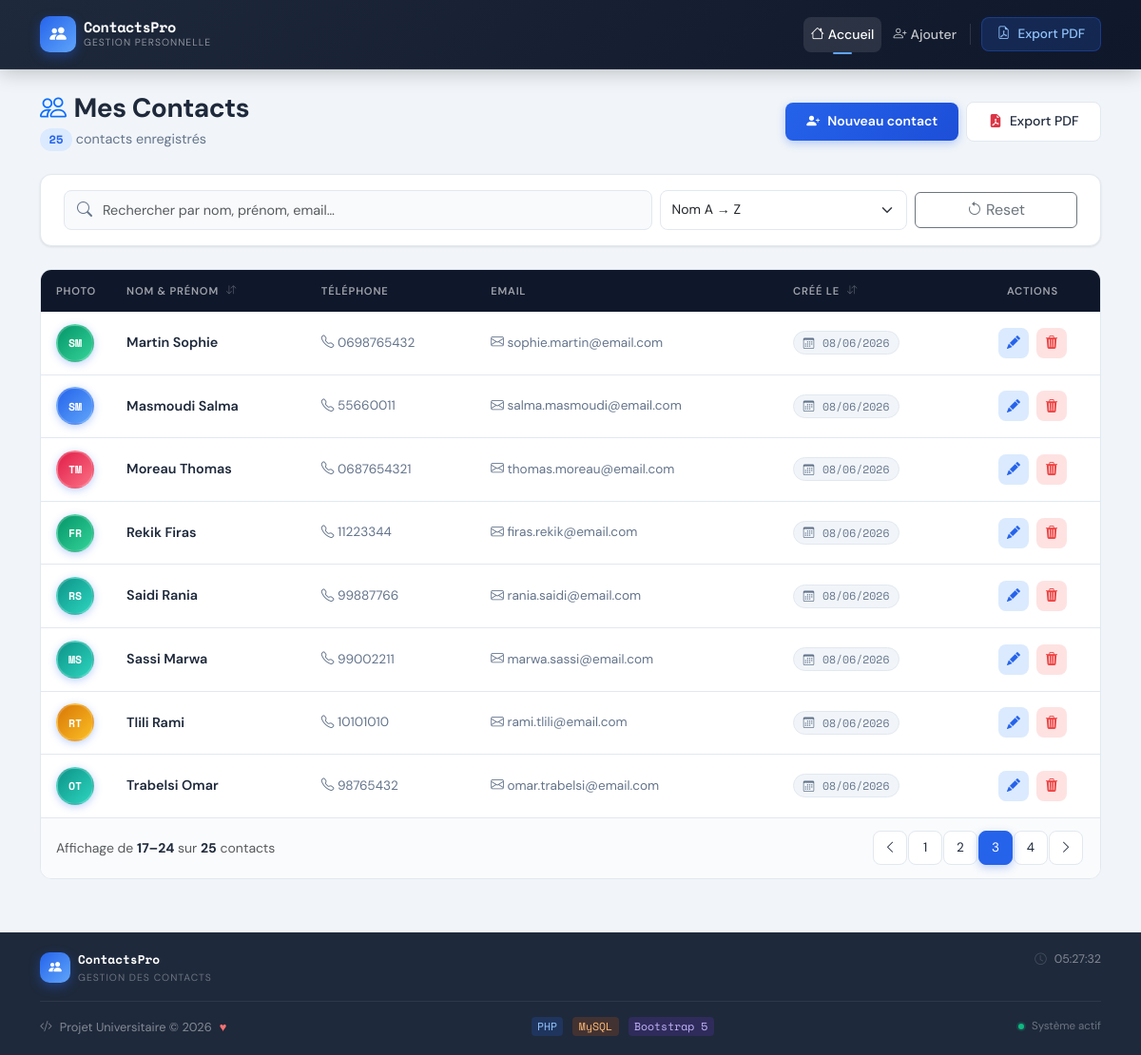
/index.php?sort=nom_asc&page=3, run on the app's committed database.
### tables this page shows
CREATE TABLE `contacts` (
  `id`          INT(11)       NOT NULL AUTO_INCREMENT,
  `nom`         VARCHAR(50)   NOT NULL,
  `prenom`      VARCHAR(50)   NOT NULL,
  `telephone`   VARCHAR(20)   NOT NULL,
  `email`       VARCHAR(100)  NOT NULL,
  `photo`       VARCHAR(255)  DEFAULT NULL,
  `created_at`  TIMESTAMP     NOT NULL DEFAULT CURRENT_TIMESTAMP,
  PRIMARY KEY (`id`),
  UNIQUE KEY `uq_email` (`email`)
);

### app/controllers/ContactController.php (called while the page is built, shortened)
<?php
require_once __DIR__ . '/../services/ContactService.php';
require_once __DIR__ . '/../models/Contact.php';
class ContactController
{
    private ContactService   $service;
    public function __construct()
    {
        $uploadDir  = __DIR__ . '/../../public/uploads/photos/';
        $publicRoot = __DIR__ . '/../../public/';
        $this->service = new ContactService(
            model:      new Contact(),
            uploader:   new FileUploadService($uploadDir),
            publicRoot: $publicRoot,
        );
    }
    public function index(): void
    {
        $sort     = $_GET['sort'] ?? 'nom_asc';
        $page     = max(1, (int)($_GET['page'] ?? 1));
        ['contacts' => $contacts, 'page' => $page, 'pages' => $pages, 'total' => $total]
            = $this->service->paginate($sort, $page);
        require_once __DIR__ . '/../../views/contacts/index.php';
    }
}

### app/models/Contact.php (called while the page is built, shortened)
<?php
require_once __DIR__ . '/../config/Database.php';
class Contact
{
    private PDO $db;
    private string $table = 'contacts';
    public function __construct()
    {
        $this->db = Database::getInstance();
    }
    public function getAll(string $sort = 'nom_asc', int $page = 1, int $perPage = 8): array
    {
        $orderMap = [
            'nom_asc'  => 'nom ASC, prenom ASC',
            'nom_desc' => 'nom DESC, prenom DESC',
            'recent'   => 'created_at DESC',
            'ancien'   => 'created_at ASC',
        ];
        $order  = $orderMap[$sort] ?? 'nom ASC';
        $offset = ($page - 1) * $perPage;
        $stmt = $this->db->prepare(
            "SELECT * FROM {$this->table} ORDER BY {$order} LIMIT :limit OFFSET :offset"
        );
        $stmt->bindValue(':limit',  $perPage, PDO::PARAM_INT);
        $stmt->bindValue(':offset', $offset,  PDO::PARAM_INT);
        $stmt->execute();
        return $stmt->fetchAll();
    }
    public function countAll(): int
    {
        return (int) $this->db->query("SELECT COUNT(*) FROM {$this->table}")->fetchColumn();
    }
}

### app/config/Database.php (called while the page is built, shortened)
<?php
class Database
{
    private static ?PDO $instance = null;
    public static function getInstance(): PDO
    {
        if (self::$instance === null) {
            $db = new self();
            $dsn = "mysql:host={$db->host};dbname={$db->dbname};charset={$db->charset}";
            $options = [
                PDO::ATTR_ERRMODE            => PDO::ERRMODE_EXCEPTION,
                PDO::ATTR_DEFAULT_FETCH_MODE => PDO::FETCH_ASSOC,
                PDO::ATTR_EMULATE_PREPARES   => false,
            ];
            try {
                self::$instance = new PDO($dsn, $db->username, $db->password, $options);
            } catch (PDOException $e) {
                http_response_code(500);
                die(json_encode([
                    'error' => true,
                    'message' => 'Database connection failed: ' . $e->getMessage()
                ]));
            }
        }
        return self::$instance;
    }
}

### app/services/ContactService.php (called while the page is built, shortened)
<?php
require_once __DIR__ . '/../models/Contact.php';
class ContactService
{
    public function paginate(string $sort, int $page, int $perPage = 8): array
    {
        $total = $this->model->countAll();
        $pages = (int) ceil($total / $perPage);
        $page  = min(max(1, $page), max(1, $pages));
        return [
            'contacts' => $this->model->getAll($sort, $page, $perPage),
            'page'     => $page,
            'pages'    => $pages,
            'total'    => $total,
        ];
    }
}

### views/contacts/_table.php (the view, shortened to what this page needs)
<?php if (empty($contacts)): ?>
<div class="empty-state text-center py-5">
  <i class="bi bi-person-x display-2 text-muted d-block mb-3" style="opacity:.25"></i>
  <h5 class="text-muted fw-semibold mb-1">Aucun contact trouvé</h5>
  <p class="text-muted small mb-4">Commencez par ajouter votre premier contact.</p>
  <a href="index.php?action=create" class="btn btn-primary-custom">
    <i class="bi bi-person-plus-fill me-2"></i>Ajouter un contact
  </a>
</div>
<?php else: ?>
<div class="table-shell">
  <div class="table-responsive">
    <table class="contacts-table">
      <thead>
        <tr>
          <th style="width:60px">Photo</th>
          <th>
            <a href="index.php?sort=nom&page=1" class="sort-header">
              Nom &amp; Prénom
              <i class="bi bi-arrow-down-up ms-1 sort-icon"></i>
            </a>
          </th>
          <th class="d-none d-md-table-cell">Téléphone</th>
          <th class="d-none d-lg-table-cell">Email</th>
          <th class="d-none d-xl-table-cell">
            <a href="index.php?sort=created_at&page=1" class="sort-header">
              Créé le <i class="bi bi-arrow-down-up ms-1 sort-icon"></i>
            </a>
          </th>
          <th class="text-center">Actions</th>
        </tr>
      </thead>
      <tbody>
        <?php foreach ($contacts as $c): ?>
        <?php
          $initials = strtoupper(substr($c['prenom'], 0, 1) . substr($c['nom'], 0, 1));
          $colors   = ['blue','green','purple','amber','rose','teal'];
          $color    = $colors[crc32($c['id']) % count($colors)];
        ?>
        <tr class="contact-row">
          <td>
            <?php if ($c['photo'] && file_exists(ROOT . '/public/' . $c['photo'])): ?>
              <img src="public/<?= htmlspecialchars($c['photo'], ENT_QUOTES, 'UTF-8') ?>"
                   alt="<?= htmlspecialchars($c['prenom'], ENT_QUOTES, 'UTF-8') ?>"
                   class="contact-avatar" />
            <?php else: ?>
              <div class="avatar-placeholder avatar-<?= $color ?>">
                <?= $initials ?>
              </div>
            <?php endif; ?>
          </td>
          <td>
            <div class="contact-name">
              <?= htmlspecialchars($c['nom'],    ENT_QUOTES, 'UTF-8') ?>
              <?= htmlspecialchars($c['prenom'], ENT_QUOTES, 'UTF-8') ?>
            </div>
          </td>
          <td class="d-none d-md-table-cell">
            <a href="tel:<?= htmlspecialchars($c['telephone'], ENT_QUOTES, 'UTF-8') ?>"
               class="tel-link">
              <i class="bi bi-telephone"></i>
              <?= htmlspecialchars($c['telephone'], ENT_QUOTES, 'UTF-8') ?>
            </a>
          </td>
          <td class="d-none d-lg-table-cell">
            <a href="mailto:<?= htmlspecialchars($c['email'], ENT_QUOTES, 'UTF-8') ?>"
               class="email-link">
              <i class="bi bi-envelope"></i>
              <?= htmlspecialchars($c['email'], ENT_QUOTES, 'UTF-8') ?>
            </a>
          </td>
          <td class="d-none d-xl-table-cell">
            <span class="date-badge">
              <i class="bi bi-calendar3 me-1"></i>
              <?= date('d/m/Y', strtotime($c['created_at'])) ?>
            </span>
          </td>
          <td class="text-center">
            <div class="row-actions d-flex justify-content-center gap-2">
              <a href="index.php?action=edit&id=<?= $c['id'] ?>"
                 class="btn-act btn-edit"
                 title="Modifier <?= htmlspecialchars($c['prenom'], ENT_QUOTES, 'UTF-8') ?>">
                <i class="bi bi-pencil-fill"></i>
              </a>
              <button class="btn-act btn-delete"
                      title="Supprimer"
                      onclick="confirmDelete(<?= $c['id'] ?>, '<?= htmlspecialchars($c['prenom'] . ' ' . $c['nom'], ENT_QUOTES, 'UTF-8') ?>')">
                <i class="bi bi-trash3-fill"></i>
              </button>
            </div>
          </td>
        </tr>
        <?php endforeach; ?>
      </tbody>
    </table>
  </div>
  <div class="table-footer d-flex align-items-center justify-content-between flex-wrap gap-2">
    <?php $perPage = $perPage ?? 8; ?>
    <div class="pagination-info small text-muted">
      Affichage de
      <strong><?= (($page - 1) * $perPage) + 1 ?>–<?= min($page * $perPage, $total) ?></strong>
      sur <strong><?= $total ?></strong> contacts
    </div>
    <?php if ($pages > 1): ?>
    <ul class="pagination mb-0">
      <li class="page-item <?= $page <= 1 ? 'disabled' : '' ?>">
        <a class="page-link page-link-custom"
           href="index.php?sort=<?= $sort ?>&page=<?= $page - 1 ?>">
          <i class="bi bi-chevron-left"></i>
        </a>
      </li>
      <?php for ($i = max(1, $page - 2); $i <= min($pages, $page + 2); $i++): ?>
      <li class="page-item <?= $i === $page ? 'active' : '' ?>">
        <a class="page-link page-link-custom"
           href="index.php?sort=<?= $sort ?>&page=<?= $i ?>">
          <?= $i ?>
        </a>
      </li>
      <?php endfor; ?>
      <li class="page-item <?= $page >= $pages ? 'disabled' : '' ?>">
        <a class="page-link page-link-custom"
           href="index.php?sort=<?= $sort ?>&page=<?= $page + 1 ?>">
          <i class="bi bi-chevron-right"></i>
        </a>
      </li>
    </ul>
    <?php endif; ?>
  </div>
</div>
<?php endif; ?>

### data on the page
contacts: initials "SM", nom "Martin", prenom "Sophie", telephone "0698765432", email "sophie.martin@email.com", created_at "08/06/2026"
contacts: initials "SM", nom "Masmoudi", prenom "Salma", telephone "55660011", email "salma.masmoudi@email.com", created_at "08/06/2026"
contacts: initials "TM", nom "Moreau", prenom "Thomas", telephone "0687654321", email "thomas.moreau@email.com", created_at "08/06/2026"
contacts: initials "FR", nom "Rekik", prenom "Firas", telephone "11223344", email "firas.rekik@email.com", created_at "08/06/2026"
contacts: initials "RS", nom "Saidi", prenom "Rania", telephone "99887766", email "rania.saidi@email.com", created_at "08/06/2026"
contacts: initials "MS", nom "Sassi", prenom "Marwa", telephone "99002211", email "marwa.sassi@email.com", created_at "08/06/2026"
contacts: initials "RT", nom "Tlili", prenom "Rami", telephone "10101010", email "rami.tlili@email.com", created_at "08/06/2026"
contacts: initials "OT", nom "Trabelsi", prenom "Omar", telephone "98765432", email "omar.trabelsi@email.com", created_at "08/06/2026"

### other printed values
$total "25"
min($page * $perPage, $total) "24"
